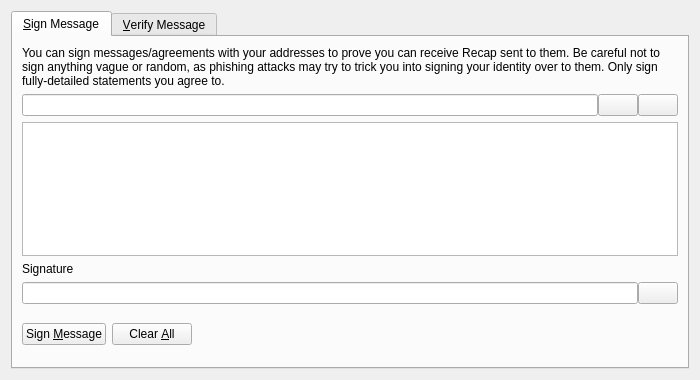
<?xml version="1.0" encoding="UTF-8"?>
<ui version="4.0">
 <class>SignVerifyMessageDialog</class>
 <widget class="QDialog" name="SignVerifyMessageDialog">
  <property name="geometry">
   <rect>
    <x>0</x>
    <y>0</y>
    <width>700</width>
    <height>380</height>
   </rect>
  </property>
  <property name="windowTitle">
   <string>Signatures - Sign / Verify a Message</string>
  </property>
  <property name="modal">
   <bool>true</bool>
  </property>
  <layout class="QVBoxLayout" name="verticalLayout">
   <item>
    <widget class="QTabWidget" name="tabWidget">
     <property name="currentIndex">
      <number>0</number>
     </property>
     <widget class="QWidget" name="tabSignMessage">
      <attribute name="title">
       <string>&amp;Sign Message</string>
      </attribute>
      <layout class="QVBoxLayout" name="verticalLayout_SM">
       <item>
        <widget class="QLabel" name="infoLabel_SM">
         <property name="text">
          <string>You can sign messages/agreements with your addresses to prove you can receive Recap sent to them. Be careful not to sign anything vague or random, as phishing attacks may try to trick you into signing your identity over to them. Only sign fully-detailed statements you agree to.</string>
         </property>
         <property name="textFormat">
          <enum>Qt::PlainText</enum>
         </property>
         <property name="wordWrap">
          <bool>true</bool>
         </property>
        </widget>
       </item>
       <item>
        <layout class="QHBoxLayout" name="horizontalLayout_1_SM">
         <property name="spacing">
          <number>0</number>
         </property>
         <item>
          <widget class="QValidatedLineEdit" name="addressIn_SM">
           <property name="toolTip">
            <string>The Recap address to sign the message with</string>
           </property>
          </widget>
         </item>
         <item>
          <widget class="QPushButton" name="addressBookButton_SM">
           <property name="toolTip">
            <string>Choose previously used address</string>
           </property>
           <property name="text">
            <string/>
           </property>
           <property name="shortcut">
            <string>Alt+A</string>
           </property>
           <property name="autoDefault">
            <bool>false</bool>
           </property>
          </widget>
         </item>
         <item>
          <widget class="QPushButton" name="pasteButton_SM">
           <property name="toolTip">
            <string>Paste address from clipboard</string>
           </property>
           <property name="text">
            <string/>
           </property>
           <property name="shortcut">
            <string>Alt+P</string>
           </property>
           <property name="autoDefault">
            <bool>false</bool>
           </property>
          </widget>
         </item>
        </layout>
       </item>
       <item>
        <widget class="QPlainTextEdit" name="messageIn_SM">
         <property name="toolTip">
          <string>Enter the message you want to sign here</string>
         </property>
        </widget>
       </item>
       <item>
        <widget class="QLabel" name="signatureLabel_SM">
         <property name="text">
          <string>Signature</string>
         </property>
         <property name="textFormat">
          <enum>Qt::PlainText</enum>
         </property>
        </widget>
       </item>
       <item>
        <layout class="QHBoxLayout" name="horizontalLayout_2_SM">
         <property name="spacing">
          <number>0</number>
         </property>
         <item>
          <widget class="QLineEdit" name="signatureOut_SM">
           <property name="font">
            <font>
             <italic>true</italic>
            </font>
           </property>
           <property name="readOnly">
            <bool>true</bool>
           </property>
          </widget>
         </item>
         <item>
          <widget class="QPushButton" name="copySignatureButton_SM">
           <property name="toolTip">
            <string>Copy the current signature to the system clipboard</string>
           </property>
           <property name="text">
            <string/>
           </property>
           <property name="autoDefault">
            <bool>false</bool>
           </property>
          </widget>
         </item>
        </layout>
       </item>
       <item>
        <layout class="QHBoxLayout" name="horizontalLayout_3_SM">
         <item>
          <widget class="QPushButton" name="signMessageButton_SM">
           <property name="toolTip">
            <string>Sign the message to prove you own this Recap address</string>
           </property>
           <property name="text">
            <string>Sign &amp;Message</string>
           </property>
           <property name="autoDefault">
            <bool>false</bool>
           </property>
          </widget>
         </item>
         <item>
          <widget class="QPushButton" name="clearButton_SM">
           <property name="toolTip">
            <string>Reset all sign message fields</string>
           </property>
           <property name="text">
            <string>Clear &amp;All</string>
           </property>
           <property name="autoDefault">
            <bool>false</bool>
           </property>
          </widget>
         </item>
         <item>
          <spacer name="horizontalSpacer_1_SM">
           <property name="orientation">
            <enum>Qt::Horizontal</enum>
           </property>
           <property name="sizeHint" stdset="0">
            <size>
             <width>40</width>
             <height>48</height>
            </size>
           </property>
          </spacer>
         </item>
         <item>
          <widget class="QLabel" name="statusLabel_SM">
           <property name="font">
            <font>
             <weight>75</weight>
             <bold>true</bold>
            </font>
           </property>
           <property name="text">
            <string/>
           </property>
           <property name="wordWrap">
            <bool>true</bool>
           </property>
          </widget>
         </item>
         <item>
          <spacer name="horizontalSpacer_2_SM">
           <property name="orientation">
            <enum>Qt::Horizontal</enum>
           </property>
           <property name="sizeHint" stdset="0">
            <size>
             <width>40</width>
             <height>48</height>
            </size>
           </property>
          </spacer>
         </item>
        </layout>
       </item>
      </layout>
     </widget>
     <widget class="QWidget" name="tabVerifyMessage">
      <attribute name="title">
       <string>&amp;Verify Message</string>
      </attribute>
      <layout class="QVBoxLayout" name="verticalLayout_VM">
       <item>
        <widget class="QLabel" name="infoLabel_VM">
         <property name="text">
          <string>Enter the receiver's address, message (ensure you copy line breaks, spaces, tabs, etc. exactly) and signature below to verify the message. Be careful not to read more into the signature than what is in the signed message itself, to avoid being tricked by a man-in-the-middle attack. Note that this only proves the signing party receives with the address, it cannot prove sendership of any transaction!</string>
         </property>
         <property name="textFormat">
          <enum>Qt::PlainText</enum>
         </property>
         <property name="alignment">
          <set>Qt::AlignLeading|Qt::AlignLeft|Qt::AlignTop</set>
         </property>
         <property name="wordWrap">
          <bool>true</bool>
         </property>
        </widget>
       </item>
       <item>
        <layout class="QHBoxLayout" name="horizontalLayout_1_VM">
         <property name="spacing">
          <number>0</number>
         </property>
         <item>
          <widget class="QValidatedLineEdit" name="addressIn_VM">
           <property name="toolTip">
            <string>The Recap address the message was signed with</string>
           </property>
          </widget>
         </item>
         <item>
          <widget class="QPushButton" name="addressBookButton_VM">
           <property name="toolTip">
            <string>Choose previously used address</string>
           </property>
           <property name="text">
            <string/>
           </property>
           <property name="shortcut">
            <string>Alt+A</string>
           </property>
           <property name="autoDefault">
            <bool>false</bool>
           </property>
          </widget>
         </item>
        </layout>
       </item>
       <item>
        <widget class="QPlainTextEdit" name="messageIn_VM"/>
       </item>
       <item>
        <widget class="QValidatedLineEdit" name="signatureIn_VM"/>
       </item>
       <item>
        <layout class="QHBoxLayout" name="horizontalLayout_2_VM">
         <item>
          <widget class="QPushButton" name="verifyMessageButton_VM">
           <property name="toolTip">
            <string>Verify the message to ensure it was signed with the specified Recap address</string>
           </property>
           <property name="text">
            <string>Verify &amp;Message</string>
           </property>
           <property name="autoDefault">
            <bool>false</bool>
           </property>
          </widget>
         </item>
         <item>
          <widget class="QPushButton" name="clearButton_VM">
           <property name="toolTip">
            <string>Reset all verify message fields</string>
           </property>
           <property name="text">
            <string>Clear &amp;All</string>
           </property>
           <property name="autoDefault">
            <bool>false</bool>
           </property>
          </widget>
         </item>
         <item>
          <spacer name="horizontalSpacer_1_VM">
           <property name="orientation">
            <enum>Qt::Horizontal</enum>
           </property>
           <property name="sizeHint" stdset="0">
            <size>
             <width>40</width>
             <height>48</height>
            </size>
           </property>
          </spacer>
         </item>
         <item>
          <widget class="QLabel" name="statusLabel_VM">
           <property name="font">
            <font>
             <weight>75</weight>
             <bold>true</bold>
            </font>
           </property>
           <property name="text">
            <string/>
           </property>
           <property name="wordWrap">
            <bool>true</bool>
           </property>
          </widget>
         </item>
         <item>
          <spacer name="horizontalSpacer_2_VM">
           <property name="orientation">
            <enum>Qt::Horizontal</enum>
           </property>
           <property name="sizeHint" stdset="0">
            <size>
             <width>40</width>
             <height>48</height>
            </size>
           </property>
          </spacer>
         </item>
        </layout>
       </item>
      </layout>
     </widget>
    </widget>
   </item>
  </layout>
 </widget>
 <customwidgets>
  <customwidget>
   <class>QValidatedLineEdit</class>
   <extends>QLineEdit</extends>
   <header>qvalidatedlineedit.h</header>
  </customwidget>
 </customwidgets>
 <resources>
  <include location="../recap.qrc"/>
 </resources>
 <connections/>
</ui>
